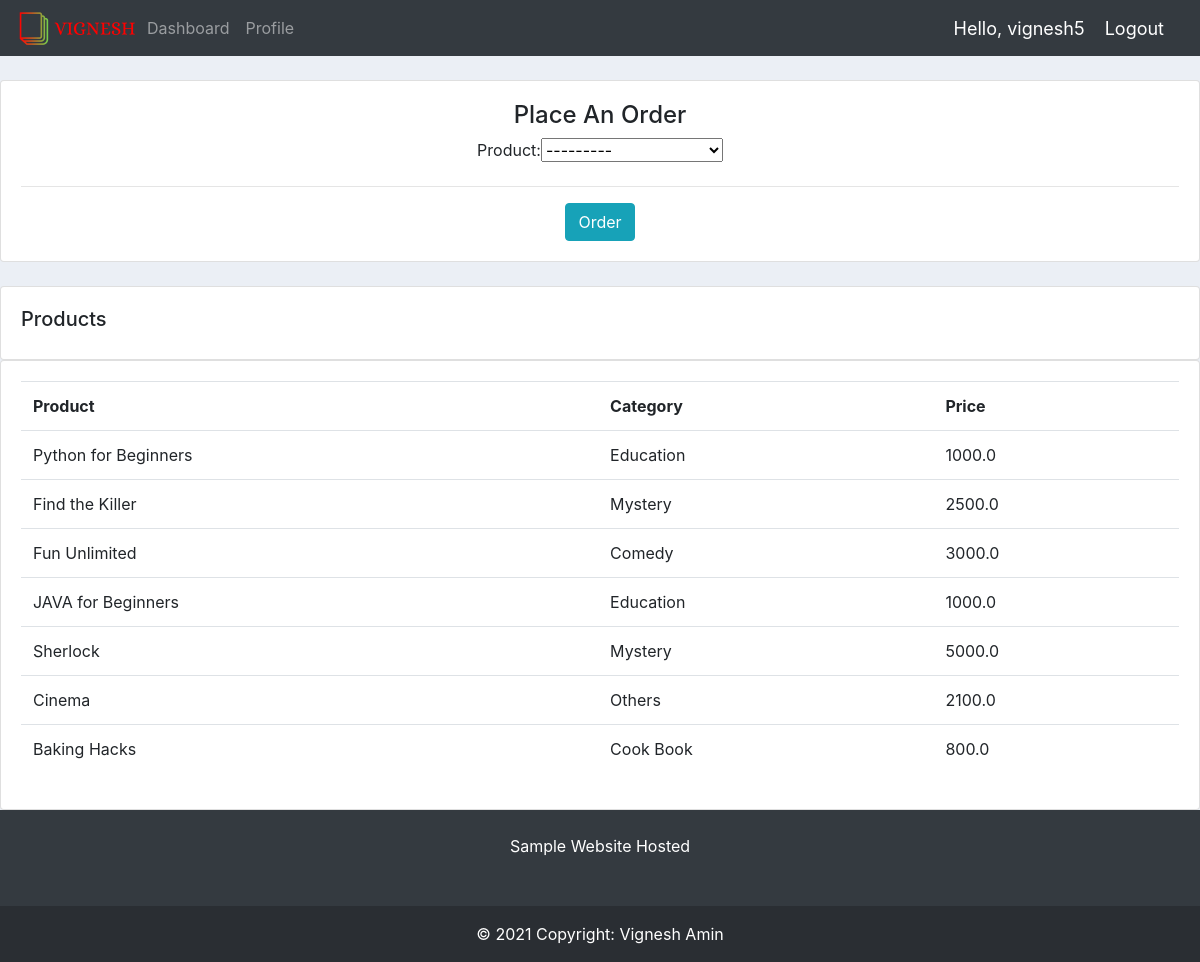
/create_orderCust/1/ (signed in), run on the app's committed database.
### library/models.py (models this page shows)
class Product(models.Model):
    CATEGORY = (
        ('Romantic','Romantic'),
        ('Horror','Horror'),
        ('Comedy','Comedy'),
        ('Comic','Comic'),
        ('Education', 'Education'),
        ('Mystery','Mystery'),
        ('Fantasy','Fantasy'),
        ('Historical Fiction','Historical Fiction'),
        ('Science Fiction','Science Fiction'),
        ('Autobiography','Autobiography'),
        ('Cook Book','Cook Book'),
        ('Others','Others'),
    )
    name = models.CharField(max_length=200, null=True)
    price = models.FloatField(null=True)
    category = models.CharField(max_length=200, null=True, choices=CATEGORY)
    description = models.CharField(max_length=200, null=True, blank=True)
    date_created = models.DateTimeField(auto_now_add=True, null=True)
    tags = models.ManyToManyField(Tag)
    def __str__(self):
        return self.name

### library/decorators.py (the view)
        def wrapper_func(request, *args, **kwargs):
            group = None
            if request.user.groups.exists():
                group = request.user.groups.all()[0].name
            if group in allowed_roles:
                return view_func(request, *args, **kwargs)
            else:
                return HttpResponse('You are not authorized to view this page')

### library/views.py (called while the page is built)
@login_required(login_url='login')
@allowed_users(allowed_roles=['customer'])
def createOrderCust(request,id):
    OrderFormSet = inlineformset_factory(Customer, Order, fields=('product', ), extra=1,can_delete=False)
    customer = Customer.objects.get(id=id)
    formset = OrderFormSet(queryset=Order.objects.none(), instance=customer)
    products = Product.objects.all()
    if request.method == 'POST':
        formset = OrderFormSet(request.POST, instance=customer)
        if formset.is_valid():
            formset.save()
            return  redirect('/')
    context = {'formset':formset,'products':products}
    return render(request, 'library/cust_order_form.html',context)

### library/templates/library/cust_order_form.html (shortened to what this page needs)
{% extends 'library/main.html' %}
{% load static %}
{% block content %}
<br>
<div class="row">
    <div class="col-md">
        <div class="card card-body">
            <center>
				<h4>Place An Order</h4>
				<form action="" method="post">
                {% for form in formset %}
                    {{form}}
                <hr>
                {% endfor %}
                <input class="btn btn-info" type="submit" value="Order" name="Submit">
            </form></center>
        </div>
    </div>
</div>
		<br>
		<div class="row">
			<div class="col-md">
				<div class="card card-body">
					<h5>Products</h5>
				</div>
				<div class="card card-body">
					<table class="table">
						<tr>
							<th>Product</th>
							<th>Category</th>
							<th>Price</th>
						</tr>
						{% for i in products %}
							<tr>
								<td>{{ i.name }}</td>
								<td>{{ i.category }}</td>
								<td>{{ i.price }}</td>
							</tr>
						{% endfor %}
					</table>
				</div>
			</div>
		</div>
{% endblock %}

### library/templates/library/navbar.html (shortened to what this page needs)
{% load static %}
<nav class="navbar navbar-expand-lg navbar-dark bg-dark">
  <img src="{% static 'images/logo.png' %}">
  <div class="collapse navbar-collapse" id="navbarNav">
    <ul class="navbar-nav">
      {% if request.user.is_staff %}
      <li class="nav-item active">
        <a class="nav-link" href="{% url 'home' %}">Dashboard</a>
      </li>
      <li class="nav-item">
        <a class="nav-link" href="{% url 'products' %}">Products</a>
      </li>
      {% else %}
      <li class="nav-item">
        <a class="nav-link" href="{% url 'user-page'%}">Dashboard</a>
      </li>
      <li class="nav-item">
        <a class="nav-link" href="{% url 'library' %}">Profile</a>
      </li>
      {% endif %}
    </ul>
  </div>
  <span class="hello-msg">Hello, {{ request.user }}</span>
  <span><a class="hello-msg" href="{% url 'logout' %}">Logout</a> </span>
</nav>

### static/css/main.css (style rules this page uses)
body { background-color: #ebeff5; }

### static/css/nav.css (style rules this page uses)
.hello-msg { font-size:18px; color: #fff; margin-right: 20px; }

### data on the page
Product: name "Python for Beginners", category "Education", price "1000.0"
Product: name "Find the Killer", category "Mystery", price "2500.0"
Product: name "Fun Unlimited", category "Comedy", price "3000.0"
Product: name "JAVA for Beginners", category "Education", price "1000.0"
Product: name "Sherlock", category "Mystery", price "5000.0"
Product: name "Cinema", category "Others", price "2100.0"
Product: name "Baking Hacks", category "Cook Book", price "800.0"

### other printed values
{{ request.user }} "vignesh5"
